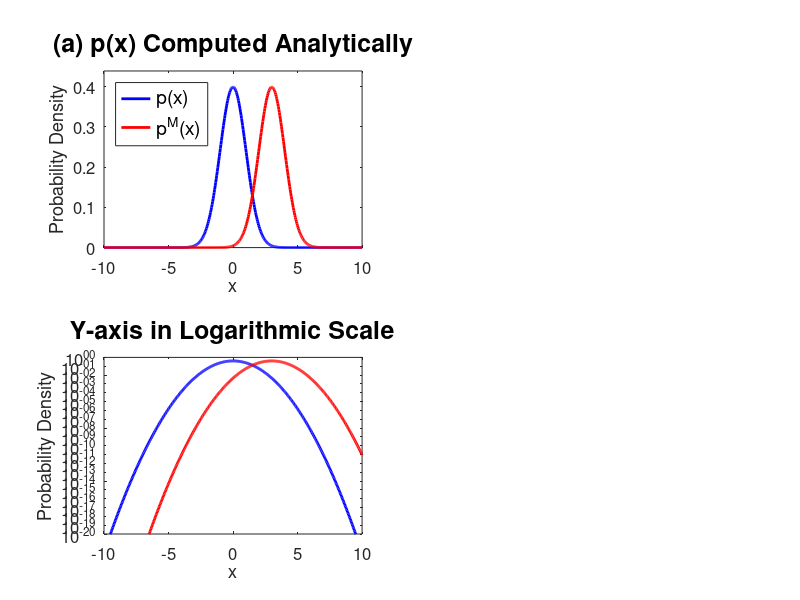

This figure's MATLAB source: (Note: this script raises an error after producing the figure.)
% Code corresponding to Section 2.2 - "Relative entropy" in the Supplementary 
% Document of the paper "Taming Uncertainty in a Complex World: The Rise of 
% Uncertainty Quantification — A Tutorial for Beginners".
%
% Authors: Nan Chen, Stephen Wiggins, Marios Andreou.
% 
% Code: Computing the relative entropy for Gaussian distributions (MATLAB code).
%
% Info: Results from the analytic formula and numerical integration will be 
% compared for the relative entropy between two Gaussian distributions; One will
% be considered the ground truth and the other one will be the model 
% distribution. Two cases will be considered; One where both distributions are 
% known, and one where they are both unknown and instead constructed via 
% samples. Special caution is required when dealing with the tail values of the 
% distribution appearing in the denominator of the relative entropy's definition 
% (as well as the reference/true distribution for consistency).
%
% MATLAB Toolbox and M-file Requirements:
% 
% Code used to obtain the required m-file scripts and MATLAB toolboxes:
% [fList, pList] = matlab.codetools.requiredFilesAndProducts('Computing_Relative_Entropy.m');
%
% M-file Scripts:
%   * Computing_Relative_Entropy.m
%
% Toolboxes:
%   * Statistics and Machine Learning Toolbox

%%%%%%%%%%%%%%%%%%%%%%%%%%%%%%%%%%%%%%%%%%%%%%%%%%%%%%%%%%%%%%%%%%%%%%%%%%%%%%%%
%%%%%%%%%%%%%%%%%%%%%%%%%%%%%%%%%%%%%%%%%%%%%%%%%%%%%%%%%%%%%%%%%%%%%%%%%%%%%%%%

%%%%%%%%%%%%%%%%%%%%%%%%%%%%%%%%%%%%%%%%%%%%%%%%%%%%%%%%%%%%%%%%%%%%%%%%%%%%%%%%
%%%%%%%%%%%%%%% Gaussian Distribution Given by Analytic Formulae %%%%%%%%%%%%%%%
%%%%%%%%%%%%%%%%%%%%%%%%%%%%%%%%%%%%%%%%%%%%%%%%%%%%%%%%%%%%%%%%%%%%%%%%%%%%%%%%

% Defining the reference/ground truth and model Gaussian distributions.
m = 1; % Dimension of the random variable
x = linspace(-10, 10, 500); % Domain of the random variable
mu = 0; R = 1; % Mean and variance of reference/ground truth distribution (R is the covariance matrix for m > 1)
fprintf('Mean of p = %0.4f | Variance of p = %0.4f\n', mu, R) % Displaying the leading two moments
p = 1/sqrt( 2 * pi * R ) * exp( -(x - mu).^2 / 2 / R ); % Computing the PDF of p over the domain (p = normpdf(x, mu, sqrt(R)), or mvnpdf(x, mu, R) for m > 1 with R being the covariance matrix)
mu_M = 3; R_M = 1; % Mean and variance of the model distribution (R_M is the covariance matrix for m > 1)
fprintf('Mean of p^M = %0.4f | Variance of p^M = %0.4f\n', mu_M, R_M)  % Displaying the leading two moments
p_M = 1/sqrt(2 * pi * R_M) * exp( -(x - mu_M).^2 / 2 / R_M ); % Computing the PDF of pᴹ over the domain (p_M = normpdf(x, mu_M, sqrt(R_M)), or mvnpdf(x, mu_M, R_M) for m > 1 with R_M being the covariance matrix)

% Plotting the PDFs defined by the analytic formulae.
fig = figure(); 
subplot(2, 2, 1)
hold on
plot(x, p, 'b', 'LineWidth', 2);
plot(x, p_M, 'r', 'LineWidth', 2);
box on
set(gca, 'FontSize', 12)
legend('p(x)', 'p^M(x)', 'FontSize', 14, 'Location', 'Northwest')
title('(a) p(x) Computed Analytically', 'FontSize', 18)
xlabel('x')
ylabel('Probability Density')
ylim([0, 1.1*max(max(p), max(p_M))])
subplot(2, 2, 3) % Plotting the PDFs on a logarithmic scale to better see the tail behavior
hold on
plot(x, p, 'b', 'LineWidth', 2);
plot(x, p_M, 'r', 'LineWidth', 2);
box on
set(gca, 'FontSize', 12)
set(gca, 'YScale', 'Log')
title('Y-axis in Logarithmic Scale', 'FontSize', 18)
xlabel('x')
ylabel('Probability Density')
xlim([min(x), max(x)])
ylim([1e-20, 1])

% Computing the relative entropy using the signal-dispersion decomposition 
% formula since both distributions are Gaussian.
R_M_inv = R_M^(-1);
Signal = 1/2 * (mu - mu_M)' * R_M_inv * (mu - mu_M);
Dispersion = 1/2 * (trace( R * R_M_inv ) - m - log( det( R * R_M_inv ) ));
RE_theoretic = Signal + Dispersion;

% Computing the relative entropy using the definition and numerical integration, 
% where no consideration is made about the tails of the model distribution in
% the denominator (or the one corresponding to the truth).
RE_numerical_no_normalization = trapz(x, p .* log( p ./ p_M ));

% Computing the relative entropy using the definition and numerical integration, 
% where the tail probability is set to be a small but nonzero value to account
% for the PDF ratio, and then a corrective normalization is applied to the PDFs. 
p_no_remedy = p;
p_M_no_remedy = p_M;
p( p <= 1e-5 ) = 1e-5;
p_M( p_M <= 1e-5 ) = 1e-5;
p = p / trapz(x, p);
p_M = p_M / trapz(x, p_M);
RE_numerical_with_normalization = trapz(x, p .* log( p ./ p_M ));

fprintf('\nGaussian distributions given by analytic formulae\n')
fprintf('Relative entropy:\nTheoretical value: %0.4f\nNumerical value without normalization: %0.4f\nNumerical value with normalization: %0.4f\n', ...
    RE_theoretic, RE_numerical_no_normalization, RE_numerical_with_normalization ...
)

%%%%%%%%%%%%%%%%%%%%%%%%%%%%%%%%%%%%%%%%%%%%%%%%%%%%%%%%%%%%%%%%%%%%%%%%%%%%%%%%
%%%%%%%%%%%%%%%% Gaussian Distribution Constructed From Samples %%%%%%%%%%%%%%%%
%%%%%%%%%%%%%%%%%%%%%%%%%%%%%%%%%%%%%%%%%%%%%%%%%%%%%%%%%%%%%%%%%%%%%%%%%%%%%%%%

rng(42) % Setting the seed number for consistent and reproducible results
sample_number = 10000; % Number of samples to be used to recover the PDFs

% Generating samples to reconstruct the PDFs numerically.
Gaussian_rd = normrnd(mu, sqrt(R), [1, sample_number]); % Use mvnrnd(mu, R, sample_number) when m > 1 for multivariate normal random samples (R is the covariance matrix)
Gaussian_rd_M = normrnd(mu_M, sqrt(R_M), [1, sample_number]); % Use mvnrnd(mu_M, R_M, sample_number) when m > 1 for multivariate normal random samples (R_M is the covariance matrix)

% Reconstructed PDFs from the generated samples using KDE with normal kernels.
p_sampled = ksdensity(Gaussian_rd, x); % mvksdensity(Gaussian_rd, x) for m > 1
p_M_sampled = ksdensity(Gaussian_rd_M, x); % mvksdensity(Gaussian_rd_M, x) for m > 1

% Numerically computing the mean and variance.
mu_sampled = mean(Gaussian_rd);
R_sampled = cov(Gaussian_rd);
mu_M_sampled = mean(Gaussian_rd_M);
R_M_sampled = cov(Gaussian_rd_M);

% Plotting the PDFs obtained from the samples.
subplot(2, 2, 2)
hold on
plot(x, p_sampled, 'b', 'LineWidth', 2);
plot(x, p_M_sampled, 'r', 'LineWidth', 2);
box on
set(gca, 'FontSize', 12)
title('(b) p(x) Computed Based on Samples', 'FontSize', 18)
xlabel('x')
ylabel('Probability Density')
ylim([0, 1.1*max(max(p_sampled), max(p_M_sampled))])
subplot(2, 2, 4) % Plotting the PDFs on a logarithmic scale to better see the tail behavior
hold on
plot(x, p_sampled, 'b', 'LineWidth', 2);
plot(x, p_M_sampled, 'r', 'LineWidth', 2);
plot(x, p_no_remedy, 'Color', [0, 0, 1, 0.2], 'LineStyle', ':', 'LineWidth', 2);
plot(x, p_M_no_remedy, 'Color', [1, 0, 0, 0.2], 'LineStyle', ':', 'LineWidth', 2);
box on
set(gca, 'FontSize', 12)
set(gca, 'YScale', 'Log')
title('Y-axis in Logarithmic Scale', 'FontSize', 18)
xlabel('x')
ylabel('Probability Density')
xlim([min(x), max(x)])
ylim([1e-20, 1])

fig.WindowState = 'Maximized'; % Maximize the figure window

% Computing the relative entropy using the signal-dispersion decomposition 
% formula since both distributions are Gaussian.
R_M_sampled_inv = R_M_sampled^(-1);
Signal_sampled = 1/2 * (mu_sampled - mu_M_sampled)' * R_M_sampled_inv * (mu_sampled - mu_M_sampled);
Dispersion_sampled = 1/2 * (trace( R_sampled * R_M_sampled_inv ) - m - log( det( R_sampled * R_M_sampled_inv ) ));
RE_theoretic_sampled = Signal_sampled + Dispersion_sampled;

% Directly computing the relative entropy based on the PDFs using the definition
% and numerical integration, which suffers from the undersampling of the tail 
% events, with no consideration about the tails of the model distribution
% in the denominator (or the one corresponding to the truth).
RE_numerical_no_normalization_sampled = trapz(x, p_sampled .* log( p_sampled ./ p_M_sampled ));

% Computing the relative entropy using the definition and numerical integration, 
% where the tail probability is set to be a small but nonzero value to account
% for the PDF ratio, and then a corrective normalization is applied to the PDFs.  
p_sampled( p_sampled <= 1e-5 ) = 1e-5;
p_M_sampled( p_M_sampled <= 1e-5 ) = 1e-5;
p_sampled = p_sampled / trapz(x, p_sampled);
p_M_sampled = p_M_sampled / trapz(x, p_M_sampled);
RE_numerical_with_normalization_sampled = trapz(x, p_sampled .* log( p_sampled ./ p_M_sampled ));

fprintf('\nGaussian distribution constructed from samples\n')
fprintf('Relative entropy:\nTheoretical value: %0.4f\nNumerical value without normalization: %0.4f\nNumerical value with normalization: %0.4f\n', ...
    RE_theoretic_sampled, RE_numerical_no_normalization_sampled, RE_numerical_with_normalization_sampled ...
)